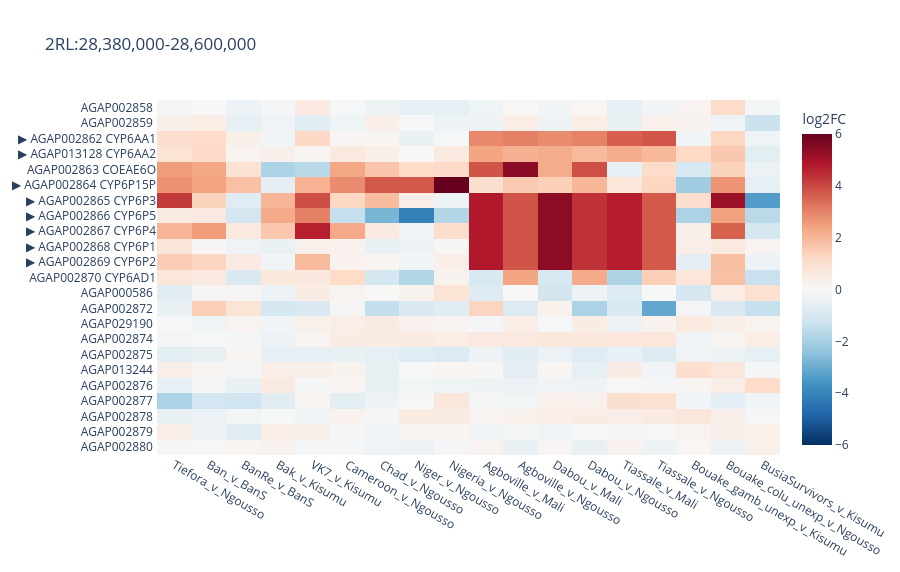

Notebook code cell kept with this figure:
### Markdown cell above
The scan mixes all experiments. To see what Busia does in a region, pull out the fold changes for every gene
in a span and draw a heatmap. Genes are sorted by position.

AnoExpress uses **compound contigs** for regions: `2RL` is 2R followed by 2L, and `3RL` is 3R followed by
3L. Positions on 2R and 3R are the same as usual; positions on 2L and 3L are shifted by the length of 2R
(61,545,105 bp) or 3R (53,200,684 bp). `region_around()` below handles this for you.

```{note}
AnoExpress 0.3.3 downloads gene positions from VectorBase by default, and that download link no longer
works. Always pass `gff_method="malariagen_data"` when you give a genomic region or sort by position.
```

### Code cell
def region_around(gene_id, flank=100_000):
    """Return an AnoExpress region string (compound contigs) centred on a gene."""
    g = gff.query("GeneID == @gene_id").iloc[0]
    return f"{g.contig}:{max(1, g.start - flank)}-{g.end + flank}"


def region_heatmap(region, analysis="gamb_colu"):
    df = xpress.data(
        data_type="fcs", analysis=analysis, gene_id=region,
        gff_method="malariagen_data", sort_by="position", annotations=True,
    ).reset_index()
    names = df["GeneName"].fillna("")
    # highlight the Cyp6aa/Cyp6p genes and your candidates with a marker
    mark = names.str.match(r"CYP6(AA|P)\d") | df["GeneID"].isin(CANDIDATE_GENES)
    df.index = np.where(mark, "▶ ", "") + df["GeneID"] + " " + names
    df = df.drop(columns=["GeneID", "GeneName", "GeneDescription"])
    return px.imshow(
        df, color_continuous_scale="RdBu_r", zmin=-6, zmax=6, aspect="auto",
        labels={"color": "log2FC"}, height=250 + 14 * len(df), width=900, title=region,
    )


region_heatmap("2RL:28,380,000-28,600,000")  # the Cyp6aa/Cyp6p cluster

### Figure 1 — Plotly figure (JSON) as saved in the notebook; plotly's stock layout.template omitted (floating-point values rounded to 4 significant figures; data arrays with more than 128 entries replaced by an {"elided": "..."} marker saying what was removed)
{"data": [{"coloraxis": "coloraxis", "hovertemplate": "x: %{x}<br>y: %{y}<br>log2FC: %{z}<extra></extra>", "name": "0", "type": "heatmap", "x": ["Tiefora_v_Ngousso", "Ban_v_BanS", "BanRe_v_BanS", "Bak_v_Kisumu", "VK7_v_Kisumu", "Cameroon_v_Ngousso", "Chad_v_Ngousso", "Niger_v_Ngousso", "Nigeria_v_Ngousso", "Agboville_v_Mali", "Agboville_v_Ngousso", "Dabou_v_Mali", "Dabou_v_Ngousso", "Tiassale_v_Mali", "Tiassale_v_Ngousso", "Bouake_gamb_unexp_v_Kisumu", "Bouake_colu_unexp_v_Ngousso", "BusiaSurvivors_v_Kisumu"], "xaxis": "x", "y": ["AGAP002858 ", "AGAP002859 ", "▶ AGAP002862 CYP6AA1", "▶ AGAP013128 CYP6AA2", "AGAP002863 COEAE6O", "▶ AGAP002864 CYP6P15P", "▶ AGAP002865 CYP6P3", "▶ AGAP002866 CYP6P5", "▶ AGAP002867 CYP6P4", "▶ AGAP002868 CYP6P1", "▶ AGAP002869 CYP6P2", "AGAP002870 CYP6AD1", "AGAP000586 ", "AGAP002872 ", "AGAP029190 ", "AGAP002874 ", "AGAP002875 ", "AGAP013244 ", "AGAP002876 ", "AGAP002877 ", "AGAP002878 ", "AGAP002879 ", "AGAP002880 "], "yaxis": "y", "z": {"elided": "23x18 float values"}}], "layout": {"coloraxis": {"cmax": 6, "cmin": -6, "colorbar": {"title": {"text": "log2FC"}}, "colorscale": [[0.0, "rgb(5,48,97)"], [0.1, "rgb(33,102,172)"], [0.2, "rgb(67,147,195)"], [0.3, "rgb(146,197,222)"], [0.4, "rgb(209,229,240)"], [0.5, "rgb(247,247,247)"], [0.6, "rgb(253,219,199)"], [0.7, "rgb(244,165,130)"], [0.8, "rgb(214,96,77)"], [0.9, "rgb(178,24,43)"], [1.0, "rgb(103,0,31)"]]}, "height": 572, "title": {"text": "2RL:28,380,000-28,600,000"}, "width": 900, "xaxis": {"anchor": "y", "domain": [0.0, 1.0]}, "yaxis": {"anchor": "x", "autorange": "reversed", "domain": [0.0, 1.0]}}}
